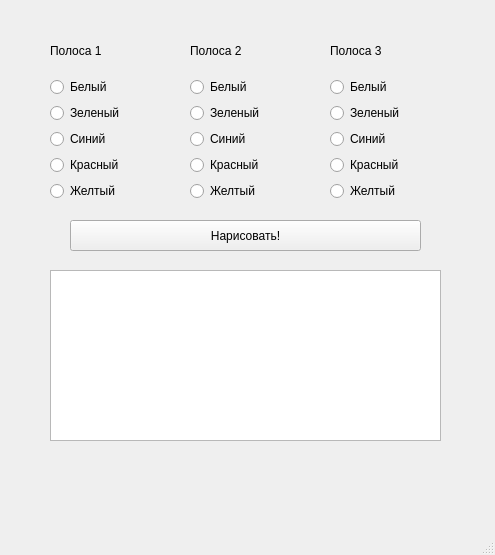
<?xml version="1.0" encoding="UTF-8"?>
<ui version="4.0">
 <class>MainWindow</class>
 <widget class="QMainWindow" name="MainWindow">
  <property name="geometry">
   <rect>
    <x>0</x>
    <y>0</y>
    <width>495</width>
    <height>555</height>
   </rect>
  </property>
  <property name="sizePolicy">
   <sizepolicy hsizetype="Fixed" vsizetype="Fixed">
    <horstretch>0</horstretch>
    <verstretch>0</verstretch>
   </sizepolicy>
  </property>
  <property name="minimumSize">
   <size>
    <width>495</width>
    <height>555</height>
   </size>
  </property>
  <property name="maximumSize">
   <size>
    <width>495</width>
    <height>555</height>
   </size>
  </property>
  <property name="windowTitle">
   <string>Flag Creator</string>
  </property>
  <widget class="QWidget" name="centralwidget">
   <property name="sizePolicy">
    <sizepolicy hsizetype="Fixed" vsizetype="Fixed">
     <horstretch>0</horstretch>
     <verstretch>0</verstretch>
    </sizepolicy>
   </property>
   <widget class="QPushButton" name="drawButton">
    <property name="geometry">
     <rect>
      <x>70</x>
      <y>220</y>
      <width>351</width>
      <height>31</height>
     </rect>
    </property>
    <property name="text">
     <string>Нарисовать!</string>
    </property>
   </widget>
   <widget class="QWidget" name="verticalLayoutWidget_3">
    <property name="geometry">
     <rect>
      <x>330</x>
      <y>30</y>
      <width>111</width>
      <height>171</height>
     </rect>
    </property>
    <layout class="QVBoxLayout" name="verticalLayout_3">
     <item>
      <widget class="QLabel" name="label3">
       <property name="text">
        <string>Полоса 3</string>
       </property>
      </widget>
     </item>
     <item>
      <layout class="QVBoxLayout" name="verticalLayout_6">
       <item>
        <widget class="QRadioButton" name="r11">
         <property name="text">
          <string>Белый</string>
         </property>
        </widget>
       </item>
       <item>
        <widget class="QRadioButton" name="r12">
         <property name="text">
          <string>Зеленый</string>
         </property>
        </widget>
       </item>
       <item>
        <widget class="QRadioButton" name="r13">
         <property name="text">
          <string>Синий</string>
         </property>
        </widget>
       </item>
       <item>
        <widget class="QRadioButton" name="r14">
         <property name="text">
          <string>Красный</string>
         </property>
        </widget>
       </item>
       <item>
        <widget class="QRadioButton" name="r15">
         <property name="text">
          <string>Желтый</string>
         </property>
        </widget>
       </item>
      </layout>
     </item>
    </layout>
   </widget>
   <widget class="QWidget" name="verticalLayoutWidget">
    <property name="geometry">
     <rect>
      <x>50</x>
      <y>30</y>
      <width>111</width>
      <height>171</height>
     </rect>
    </property>
    <layout class="QVBoxLayout" name="verticalLayout">
     <item>
      <widget class="QLabel" name="label1">
       <property name="text">
        <string>Полоса 1</string>
       </property>
      </widget>
     </item>
     <item>
      <layout class="QVBoxLayout" name="verticalLayout_4">
       <item>
        <widget class="QRadioButton" name="r1">
         <property name="text">
          <string>Белый</string>
         </property>
        </widget>
       </item>
       <item>
        <widget class="QRadioButton" name="r2">
         <property name="text">
          <string>Зеленый</string>
         </property>
        </widget>
       </item>
       <item>
        <widget class="QRadioButton" name="r3">
         <property name="text">
          <string>Синий</string>
         </property>
        </widget>
       </item>
       <item>
        <widget class="QRadioButton" name="r4">
         <property name="text">
          <string>Красный</string>
         </property>
        </widget>
       </item>
       <item>
        <widget class="QRadioButton" name="r5">
         <property name="text">
          <string>Желтый</string>
         </property>
        </widget>
       </item>
      </layout>
     </item>
    </layout>
   </widget>
   <widget class="QWidget" name="verticalLayoutWidget_2">
    <property name="geometry">
     <rect>
      <x>190</x>
      <y>30</y>
      <width>111</width>
      <height>171</height>
     </rect>
    </property>
    <layout class="QVBoxLayout" name="verticalLayout_2">
     <item>
      <widget class="QLabel" name="label2">
       <property name="text">
        <string>Полоса 2</string>
       </property>
      </widget>
     </item>
     <item>
      <layout class="QVBoxLayout" name="verticalLayout_5">
       <item>
        <widget class="QRadioButton" name="r6">
         <property name="text">
          <string>Белый</string>
         </property>
        </widget>
       </item>
       <item>
        <widget class="QRadioButton" name="r7">
         <property name="text">
          <string>Зеленый</string>
         </property>
        </widget>
       </item>
       <item>
        <widget class="QRadioButton" name="r8">
         <property name="text">
          <string>Синий</string>
         </property>
        </widget>
       </item>
       <item>
        <widget class="QRadioButton" name="r9">
         <property name="text">
          <string>Красный</string>
         </property>
        </widget>
       </item>
       <item>
        <widget class="QRadioButton" name="r10">
         <property name="text">
          <string>Желтый</string>
         </property>
        </widget>
       </item>
      </layout>
     </item>
    </layout>
   </widget>
   <widget class="QGraphicsView" name="graphicsView">
    <property name="geometry">
     <rect>
      <x>50</x>
      <y>270</y>
      <width>391</width>
      <height>171</height>
     </rect>
    </property>
   </widget>
   <widget class="QLabel" name="label">
    <property name="geometry">
     <rect>
      <x>50</x>
      <y>470</y>
      <width>391</width>
      <height>41</height>
     </rect>
    </property>
    <property name="font">
     <font>
      <pointsize>20</pointsize>
      <bold>true</bold>
     </font>
    </property>
    <property name="text">
     <string/>
    </property>
   </widget>
  </widget>
  <widget class="QStatusBar" name="statusbar"/>
 </widget>
 <resources/>
 <connections/>
</ui>
